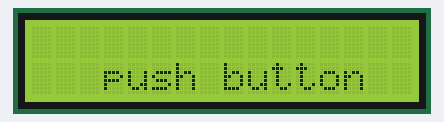
Bench run of a sketch on a simulated Arduino Uno, built with avr-gcc and run on an emulated ATmega328P. Shown: 16×2 character LCD.

Above: at 0.46 s.

The sketch:

alarm_system2.ino
```cpp
#include <LiquidCrystal.h>

LiquidCrystal lcd(12,11,5,4,3,2);

void setup() {
  lcd.begin(16,2);
  lcd.setCursor(3,1);
  lcd.print("push button");
}

void loop() {
  lcd.noDisplay();
  delay(270);

  lcd.display();
  delay(270);
}
```
